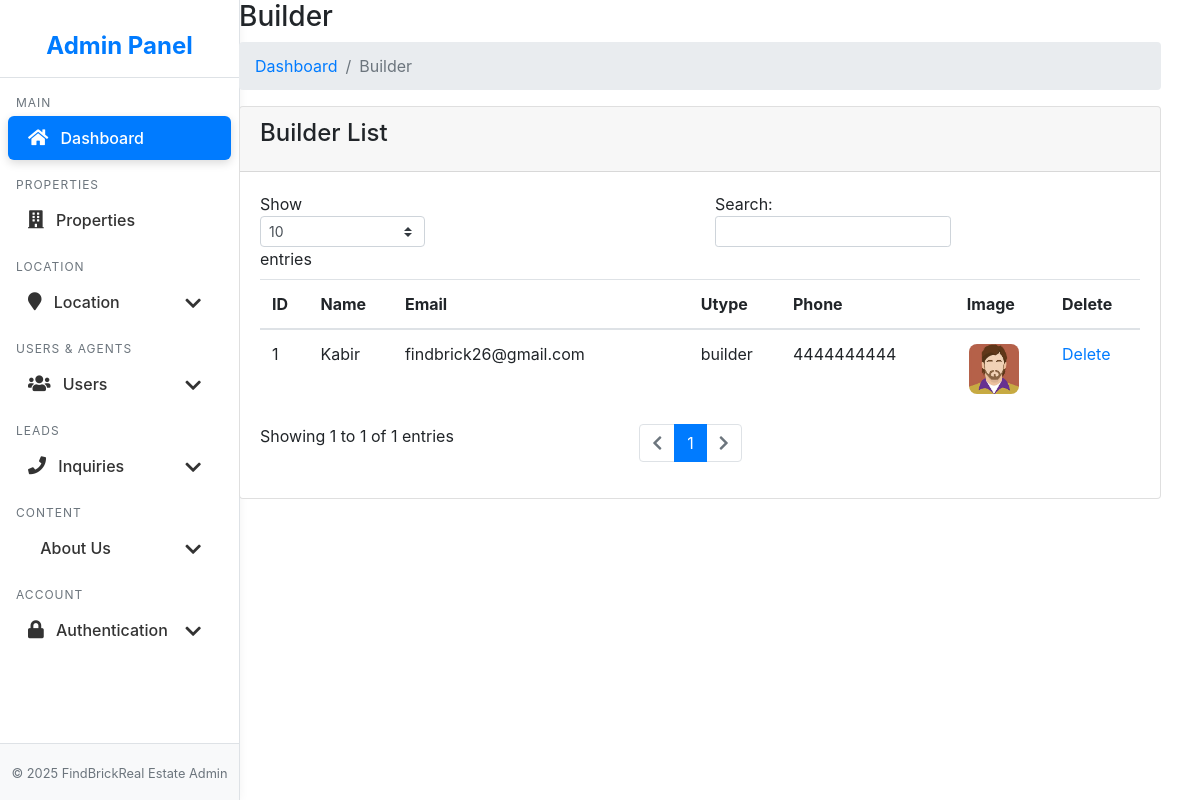
Screenshot of /FindBrick-Smart-Real-EState/admin/userbuilder.php (signed in) with the database file from the repository.
### tables this page shows
CREATE TABLE `user` (
  `uid` int(10) UNSIGNED NOT NULL,
  `uname` varchar(100) NOT NULL,
  `uemail` varchar(100) NOT NULL,
  `utype` enum('user','agent','builder') NOT NULL,
  `uphone` varchar(20) NOT NULL,
  `upassword` varchar(255) NOT NULL,
  `uimage` varchar(255) DEFAULT NULL,
  `email_verified` tinyint(1) NOT NULL DEFAULT 0,
  `status` varchar(20) NOT NULL DEFAULT 'pending',
  `verify_otp` varchar(10) DEFAULT NULL,
  `otp_expiry` datetime DEFAULT NULL,
  `created_at` timestamp NOT NULL DEFAULT current_timestamp(),
  `updated_at` timestamp NOT NULL DEFAULT current_timestamp() ON UPDATE current_timestamp(),
  `reset_password_otp` varchar(6) DEFAULT NULL,
  `reset_password_otp_expiry` datetime DEFAULT NULL
);

### FindBrick-Smart-Real-EState/admin/userbuilder.php (the view, shortened to what this page needs)
<?php
require("config.php");
?>
<!DOCTYPE html>
<html lang="en">
<head>
	<link href="https://cdn.jsdelivr.net/npm/bootstrap@4.6.2/dist/css/bootstrap.min.css" rel="stylesheet">
	<link href="https://cdn.jsdelivr.net/npm/bootstrap-icons/font/bootstrap-icons.css" rel="stylesheet">
</head>
<body>
	<div class="container-fluid">
		<div class="row">
			<?php include("sidebar.php"); ?>
			<main class="col-md-10 ms-sm-auto col-lg-10 px-md-4">
				<div class="page-wrapper">
					<div class="content container-fluid">
						<div class="page-header">
							<div class="row">
								<div class="col">
									<h3 class="page-title">Builder</h3>
									<ul class="breadcrumb">
										<li class="breadcrumb-item"><a href="dashboard.php">Dashboard</a></li>
										<li class="breadcrumb-item active">Builder</li>
									</ul>
								</div>
							</div>
						</div>
						<div class="row">
							<div class="col-sm-12">
								<div class="card">
									<div class="card-header">
										<h4 class="card-title">Builder List</h4>
									</div>
									<div class="card-body">
										<table id="basic-datatable" class="table">
											<thead>
												<tr>
													<th>ID</th>
													<th>Name</th>
													<th>Email</th>
													<th>Utype</th>
													<th>Phone</th>
													<th>Image</th>
													<th>Delete</th>
												</tr>
											</thead>
											<tbody>
												<?php
												$query = mysqli_query($con, "select * from user where utype='builder'");
												$cnt = 1;
												while ($row = mysqli_fetch_row($query)) {
												?>
													<tr>
														<td><?php echo $cnt; ?></td>
														<td><?php echo $row['1']; ?></td>
														<td><?php echo $row['2']; ?></td>
														<td><?php echo $row['3']; ?></td>
														<td><?php echo $row['4']; ?></td>
														<td><img src="<?php echo $row['6']; ?>" height="50px" width="50px"></td>
														<td><a href="userbuilderdelete.php?id=<?php echo $row['0']; ?>">Delete</a></td>
													</tr>
												<?php
													$cnt = $cnt + 1;
												}
												?>
											</tbody>
										</table>
									</div>
								</div>
							</div>
						</div>
					</div>
				</div>
</body>
</html>

### FindBrick-Smart-Real-EState/admin/userbuilder.php (style rules this page uses)
body { font-family: 'Segoe UI', sans-serif; background: #f5f7fa; }
.table img { border-radius: 8px; object-fit: cover; margin: 2px; }

### rows the page displays
user: uname "Kabir", uemail "findbrick26@gmail.com", utype "builder", uphone "4444444444", uimage (picture)
